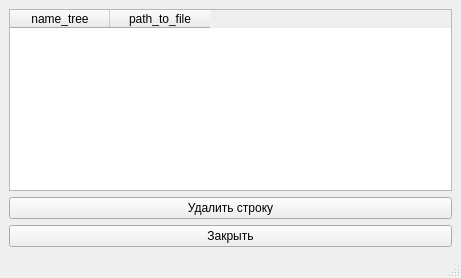
<?xml version="1.0" encoding="UTF-8"?>
<ui version="4.0">
 <class>MainWindow</class>
 <widget class="QMainWindow" name="MainWindow">
  <property name="geometry">
   <rect>
    <x>0</x>
    <y>0</y>
    <width>461</width>
    <height>278</height>
   </rect>
  </property>
  <property name="windowTitle">
   <string>Кнопки стартовой панели</string>
  </property>
  <widget class="QWidget" name="centralwidget">
   <layout class="QVBoxLayout" name="verticalLayout_2">
    <item>
     <widget class="QTableWidget" name="tab_tee">
      <column>
       <property name="text">
        <string>name_tree</string>
       </property>
      </column>
      <column>
       <property name="text">
        <string>path_to_file</string>
       </property>
      </column>
     </widget>
    </item>
    <item>
     <widget class="QPushButton" name="but_delete_selected_line">
      <property name="text">
       <string>Удалить строку</string>
      </property>
     </widget>
    </item>
    <item>
     <widget class="QPushButton" name="but_close_window">
      <property name="text">
       <string>Закрыть</string>
      </property>
     </widget>
    </item>
   </layout>
  </widget>
  <widget class="QMenuBar" name="menubar">
   <property name="geometry">
    <rect>
     <x>0</x>
     <y>0</y>
     <width>461</width>
     <height>22</height>
    </rect>
   </property>
  </widget>
  <widget class="QStatusBar" name="statusbar"/>
 </widget>
 <resources/>
 <connections/>
</ui>
